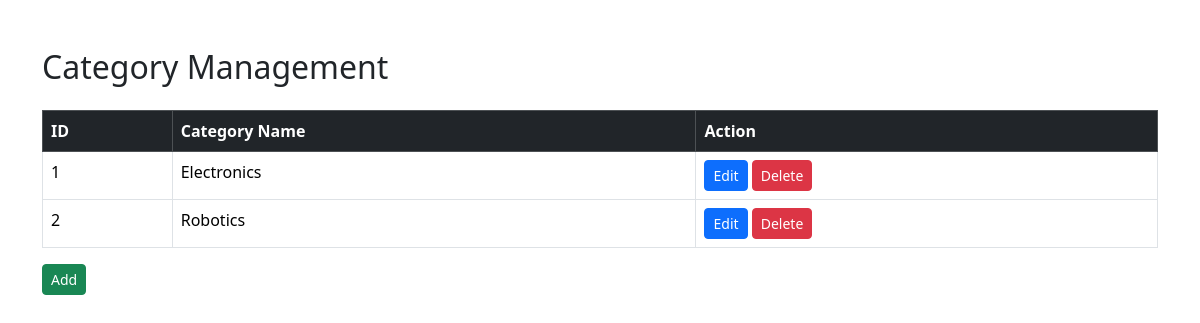
The page /category-management.php on the database as committed earlier.
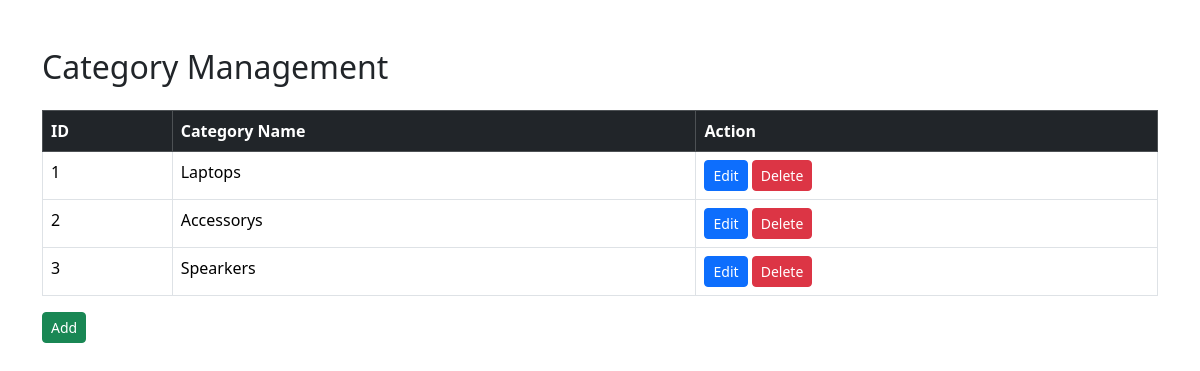
The same page on the database as committed later.
### tables this page shows
CREATE TABLE Categories (
    CategoryID INT PRIMARY KEY AUTO_INCREMENT,
    CategoryName VARCHAR(255)
);

### category-management.php (the view, shortened to what this page needs)
<?php
include 'db_cnx.php';
$sql = "SELECT * FROM Categories";
$result = $conn->query($sql);
$categories = [];
if ($result) {
    if ($result->num_rows > 0) {
        while ($row = $result->fetch_assoc()) {
            $categories[] = $row;
        }
    } else {
        echo "Error: No categories found in the database";
    }
} else {
    echo "Error executing query to retrieve categories: " . $conn->error;
}
?>
<!DOCTYPE html>
<html lang="en">
<head>
    <link href="https://cdn.jsdelivr.net/npm/bootstrap@5.3.2/dist/css/bootstrap.min.css" rel="stylesheet">
    <link rel="stylesheet" href="https://cdnjs.cloudflare.com/ajax/libs/font-awesome/6.0.0/css/all.min.css" />
</head>
<body>
    <div class="container mt-5">
        <h2 class="mb-4">Category Management</h2>
        <table class="table table-bordered">
            <thead class="table-dark">
                <tr>
                    <th>ID</th>
                    <th>Category Name</th>
                    <th>Action</th>
                </tr>
            </thead>
            <tbody>
                <?php foreach ($categories as $category) : ?>
                    <tr>
                        <td><?php echo $category['CategoryID']; ?></td>
                        <td><?php echo $category['CategoryName']; ?></td>
                        <td>
                            <button type="button" class="btn btn-primary btn-sm" onclick="showEditModal(<?php echo $category['CategoryID']; ?>)">
                                Edit
                            </button>
                            <form method="post" style="display:inline;">
                                <button type="submit" class="btn btn-danger btn-sm" onclick="return confirm('Are you sure you want to delete this category?');">
                                    Delete
                                </button>
                            </form>
                        </td>
                    </tr>
                <?php endforeach; ?>
            </tbody>
        </table>
        <button type="button" class="btn btn-success btn-sm" onclick="showAddModal()">
            Add
        </button>
    </div>
</body>
</html>

Rows that differ between the two databases and show on the page:
changed categories id 1: CategoryName "Electronics" → "Laptops"
changed categories id 2: CategoryName "Robotics" → "Accessorys"
added categories: CategoryID "3", CategoryName "Spearkers"
